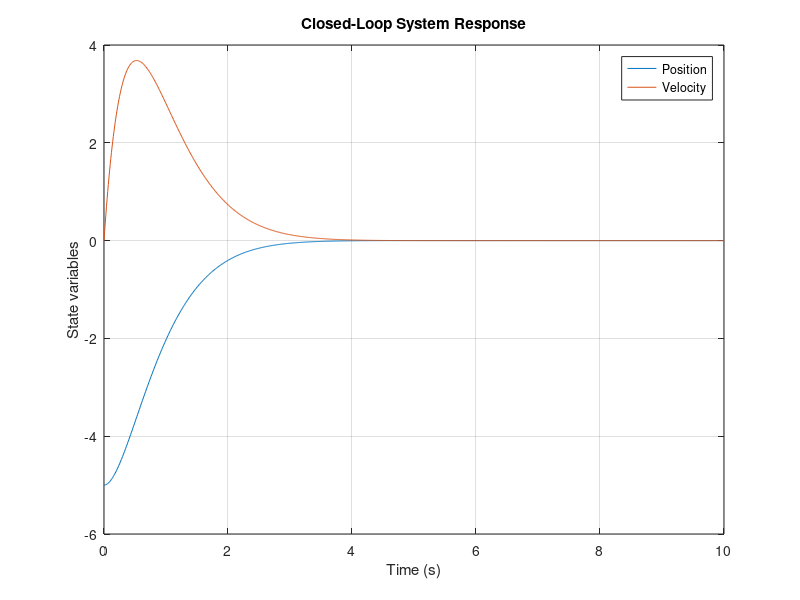
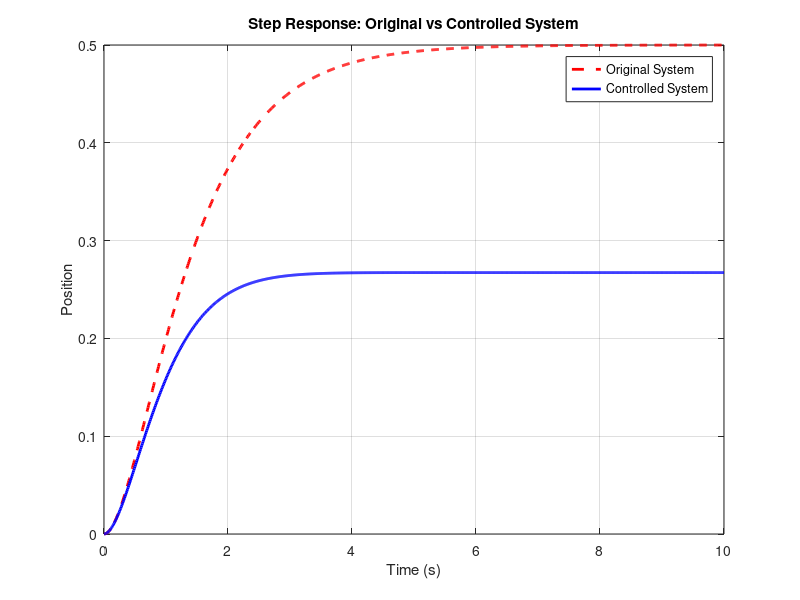
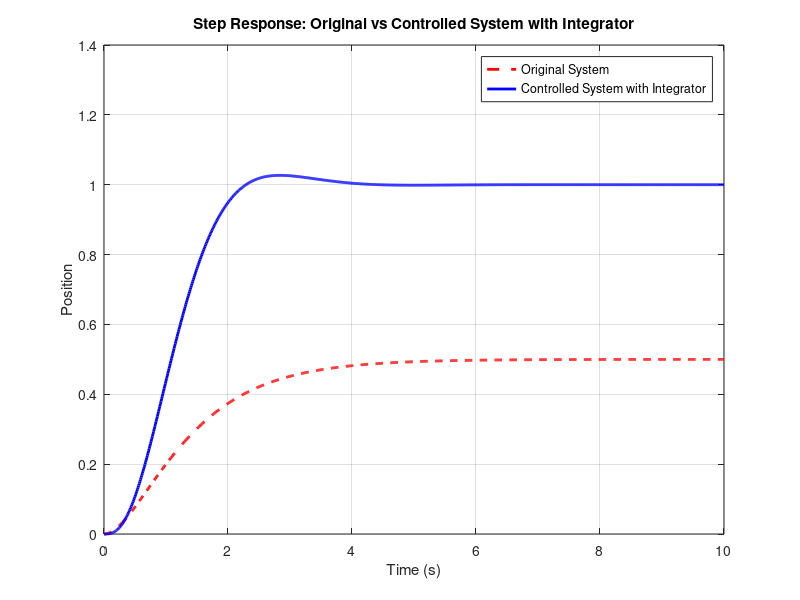

These charts were generated, in order, by the following MATLAB code:
% System parameters
A = [0 1; -2 -3];
B = [0; 1];
C = [1 0];
D = 0;

sys = ss(A, B, C, D);

% Define the weight matrices for the cost function
Q = [10 0; 0 1];  % Penalize deviations in position heavily
R = 1;            % Penalize control effort

% Compute the optimal feedback gain K using the LQR function
[K, S, e] = lqr(A, B, Q, R);

% Display the results
disp('Optimal feedback gain K:');
disp(K);

% Closed-loop system simulation
t = 0:0.01:10;        % Time vector
x0 = [-5; 0];          % Initial condition

% Closed-loop system: Acl = (A - B*K)
Acl = A - B*K;
sys_cl = ss(Acl, B, C, D);

% Simulate the system response
[y, t, x] = initial(sys_cl, x0, t);

% Plot the results
figure;
plot(t, x);
title('Closed-Loop System Response');
xlabel('Time (s)');
ylabel('State variables');

% Use cell array to define legend labels explicitly
legend({'Position', 'Velocity'});

grid on;

%% Exploring system response.

[y_orig, t_orig] = step(sys, t);

[y_ctrl, t_ctrl] = step(sys_cl, t);

% Time vector for simulation
t = 0:0.01:10;        % Time vector

% Plot both step responses
figure;
plot(t_orig, y_orig, 'r--', 'LineWidth', 2);  % Original system response (red dashed line)
hold on;
plot(t_ctrl, y_ctrl, 'b-', 'LineWidth', 2);   % Controlled system response (blue solid line)
title('Step Response: Original vs Controlled System');
xlabel('Time (s)');
ylabel('Position');
legend({'Original System', 'Controlled System'});
grid on;
hold off;
% controlled system has a huge steady state error.


%% LQR on system augmented with integral action

A_aug = [A, zeros(2,1); -C, 0];  % Augmented A matrix with integral state
B_aug = [B; 0];                  % Augmented B matrix

% Define the weight matrices for the cost function
Q = [10 0 0; 0 1 0; 0 0 100];  % Penalize the augmented state (integrator)
R = 1;                         % Penalize control effort

% Compute the LQR gain for the augmented system
K_aug = lqr(A_aug, B_aug, Q, R);

% Separate the gain into state feedback and integral action components
Kx = K_aug(1:2);  % State feedback part
Ki = K_aug(3);    % Integral gain

% Closed-loop system simulation with integral action
Acl_aug = [A - B*Kx, -B*Ki; -C, 0];  % Closed-loop A matrix with integral action
Bcl_aug = [0; 0; 1];                 % Input matrix for the reference
Ccl_aug = [C, 0];                    % Output matrix

sys_controlled_aug = ss(Acl_aug, Bcl_aug, Ccl_aug, D);

% Time vector for simulation
t = 0:0.01:10;        % Time vector

% Step response for the controlled system with integral action
[y_ctrl_aug, t_ctrl_aug] = step(sys_controlled_aug, t);

% Step response for the original (open-loop) system
sys = ss(A, B, C, D);  % Open-loop system
[y_orig, t_orig] = step(sys, t);

% Plot both step responses
figure;
plot(t_orig, y_orig, 'r--', 'LineWidth', 2);  % Original system response (red dashed line)
hold on;
plot(t_ctrl_aug, y_ctrl_aug, 'b-', 'LineWidth', 2);  % Controlled system response with integrator (blue solid line)
title('Step Response: Original vs Controlled System with Integrator');
xlabel('Time (s)');
ylabel('Position');
legend({'Original System', 'Controlled System with Integrator'});
grid on;
hold off;